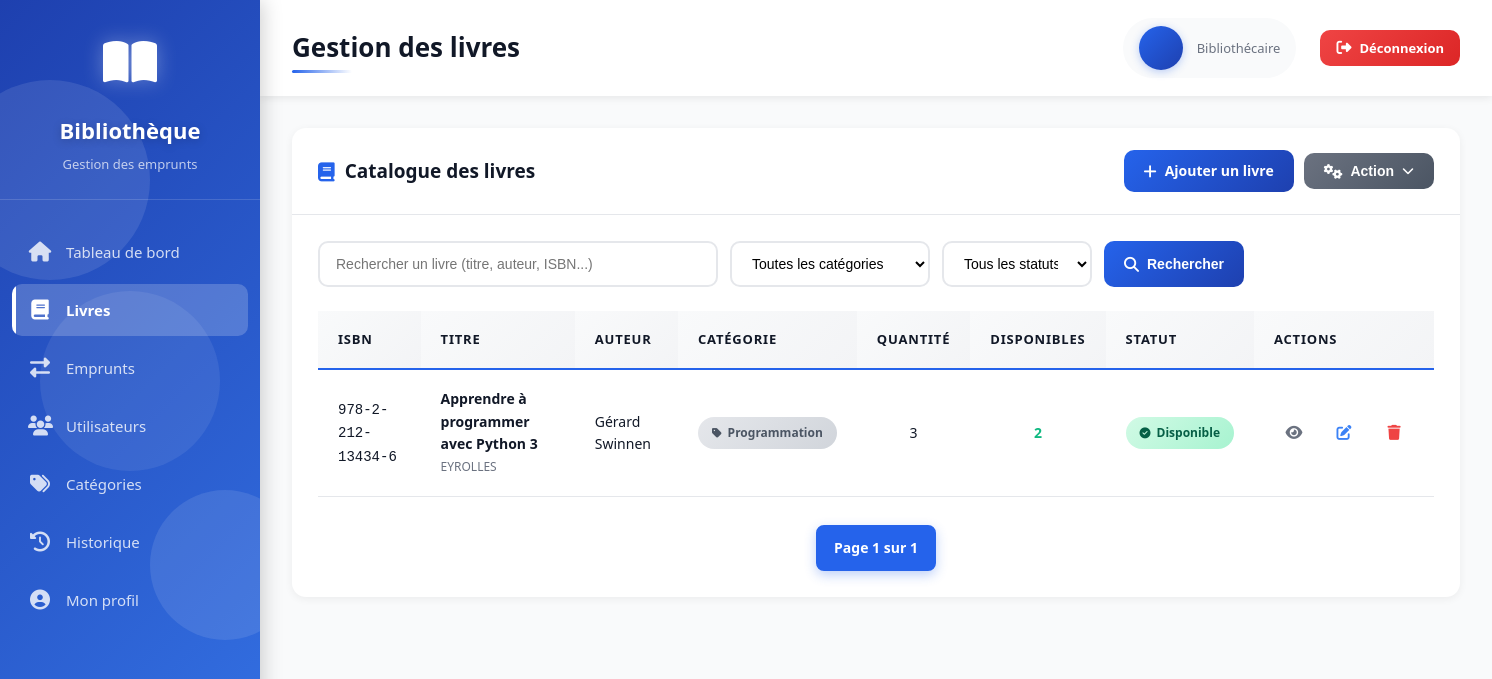
Page /books/ (signed in) on the earlier database version.
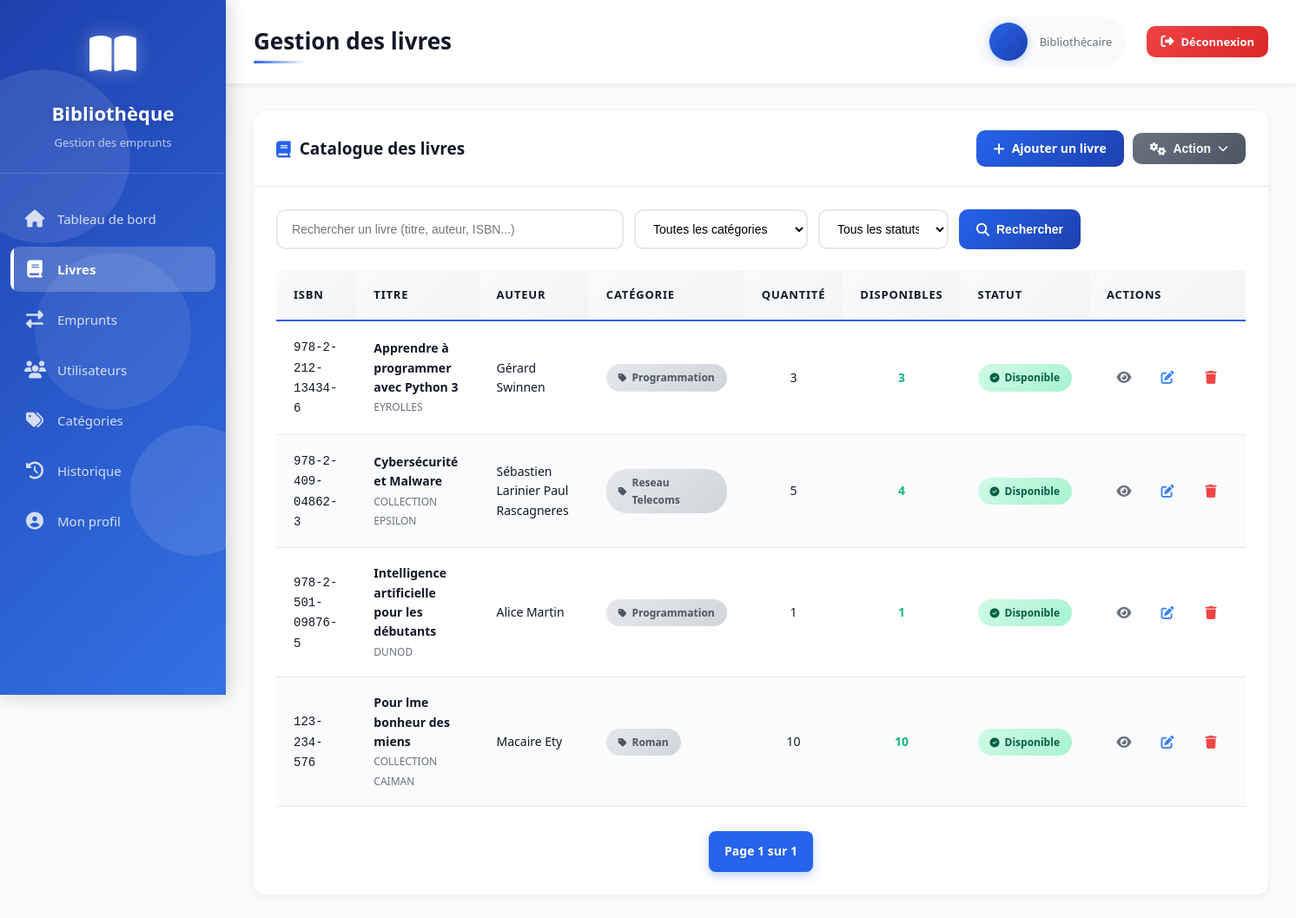
Same page on the later database version.
### books/models.py (models this page shows, shortened)
class Livre(models.Model):
    isbn = models.CharField(max_length=10, null=False)
    titre = models.CharField(max_length=100, null=False)
    langue = models.CharField(max_length=2, choices=LANGUAGES_CHOICES)
    quantite = models.SmallIntegerField(default=1)
    nbre_pages = models.SmallIntegerField()
    annee_publication = models.IntegerField(
        validators=[
            MinValueValidator(1400),          # éviter les années aberrantes
            MaxValueValidator(current_year)   # pas de date dans le futur
        ],
        null=True,
        blank=True
    )
    emplacement = models.CharField(max_length=200,null=True,blank=True)
    resume = models.TextField(null=True,blank=True)
    editeur = models.ForeignKey(Editeur,on_delete=models.CASCADE)
    auteur = models.ForeignKey(Auteur,on_delete=models.CASCADE)
    categorie = models.ForeignKey(Categorie,on_delete=models.CASCADE)
    def is_available(self):
        emprunts = Emprunter.objects.filter(
            livre=self,
            status="active"
        ).count()
        return (self.quantite - emprunts) > 0
    def available_quantity(self):
        emprunts = Emprunter.objects.filter(
            livre=self,
            status="active"
        ).count()
        return self.quantite - emprunts

class Editeur(models.Model):
    nom = models.CharField(max_length=200,null=False)

class Auteur(models.Model):
    nom_complet = models.CharField(max_length=150,null=False)
    dateNaiss = models.DateField(null=True, default=None)

class Categorie(models.Model):
    nom = models.CharField(max_length=40,null=False)
    description = models.TextField()
    icone = models.CharField(max_length=50, choices=ICONE_CHOICES)
    couleur = models.CharField(max_length=10, null=False)
    slug_url = models.SlugField(max_length=100, blank=True, unique=True)
    is_active = models.BooleanField(default=True)

### app/views.py (the view, shortened to what this page needs)
# urls.py: path('books/', views.books_list, name="books_list"),
@login_required(login_url='signin')
def books_list(request):
    categories_active = Categorie.objects.filter(is_active=True)
    livres = Livre.objects.all()
    search = request.GET.get("search", "")
    category_id = request.GET.get("category", "")
    status = request.GET.get("status", "")
    if category_id:
        livres = livres.filter(categorie_id=category_id)
    if status == "available":
        livres = livres.filter(quantite__gte=1)
    elif status == "borrowed":
        livres = livres.filter(quantite__lt=1)
    paginator = Paginator(livres, 10)
    page_number = request.GET.get("page")
    page_obj = paginator.get_page(page_number)
    return render(request, "books_list.html", {
        "books": page_obj,
        "categories": categories_active,
        "search_query": search,
        "selected_category": category_id,
        "selected_status": status,
        "page_obj": page_obj,
        "is_paginated": True,
    })

### templates/books_list.html (shortened to what this page needs)
{% extends 'base.html' %}
{% block page_title %}Gestion des livres{% endblock %}
{% block content %}
<div class="card">
    <div class="card-header">
        <h3><i class="fas fa-book"></i> Catalogue des livres</h3>
        <div style="display: flex; gap: 10px; align-items: center;">
            <a href="{% url 'books_form' %}" class="btn btn-primary">
                <i class="fas fa-plus"></i>
                Ajouter un livre
            </a>
             <div class="action-dropdown">
                <button class="btn btn-secondary action-toggle">
                    <i class="fas fa-cogs"></i> Action
                    <i class="fas fa-chevron-down caret"></i>
                </button>
            </div>
        </div>
    </div>
    <div class="card-body">
        <div class="search-bar">
            <form method="get" style="display: flex; gap: 12px; width: 100%; flex-wrap: wrap;">
                <input
                    type="text"
                    name="search"
                    class="search-input"
                    placeholder="Rechercher un livre (titre, auteur, ISBN...)"
                    value="{{ search_query }}"
                >
                <select name="category" style="width: 200px;">
                    <option value="">Toutes les catégories</option>
                </select>
                <select name="status" style="width: 150px;">
                    <option value="">Tous les statuts</option>
                </select>
                <button type="submit" class="btn btn-primary">
                    <i class="fas fa-search"></i> Rechercher
                </button>
            </form>
        </div>
        <div class="table-responsive">
            <table class="modern-table">
                <thead>
                    <tr>
                        <th>ISBN</th>
                        <th>Titre</th>
                        <th>Auteur</th>
                        <th>Catégorie</th>
                        <th>Quantité</th>
                        <th>Disponibles</th>
                        <th>Statut</th>
                        <th>Actions</th>
                    </tr>
                </thead>
                <tbody>
                    {% for book in books %}
                    <tr class="table-row-animate">
                        <td><code>{{ book.isbn }}</code></td>
                        <td>
                            <strong>{{ book.titre }}</strong><br>
                            <small class="text-muted">{{ book.editeur.nom }}</small>
                        </td>
                        <td>{{ book.auteur.nom_complet }}</td>
                        <td>
                            <span class="badge badge-secondary">
                                <i class="fas fa-tag"></i> {{ book.categorie.nom }}
                            </span>
                        </td>
                        <td class="text-center">{{ book.quantite }}</td>
                        <td class="text-center">
                            <strong style="color: {% if book.is_available %}#10b981{% else %}#ef4444{% endif %};">
                                {{ book.available_quantity }}
                            </strong>
                        </td>
                        <td>
                            {% if book.is_available %}
                            <span class="badge badge-success"><i class="fas fa-check-circle"></i> Disponible</span>
                            {% else %}
                            <span class="badge badge-danger"><i class="fas fa-times-circle"></i> Indisponible</span>
                            {% endif %}
                        </td>
                        <td>
                            <div class="action-buttons">
                                <a href="{% url 'books_edit' book.id %}" class="btn btn-sm btn-icon btn-view" title="Voir">
                                    <i class="fas fa-eye"></i>
                                </a>
                                <a href="{% url 'books_edit' book.id %}" class="btn btn-sm btn-icon btn-edit" title="Modifier">
                                    <i class="fas fa-edit"></i>
                                </a>
                                <a href="{% url 'books_delete' book.id %}"
                                class="btn btn-sm btn-icon btn-delete"
                                title="Supprimer"
                                onclick="return confirm('Êtes-vous sûr de vouloir supprimer ce livre ?');">
                                    <i class="fas fa-trash"></i>
                                </a>
                            </div>
                        </td>
                    </tr>
                    {% endfor %}
                </tbody>
            </table>
        </div>
        {% if is_paginated %}
        <div class="pagination">
            <span class="current">Page {{ page_obj.number }} sur {{ page_obj.paginator.num_pages }}</span>
        </div>
        {% endif %}
    </div>
</div>
{% endblock %}

### templates/base.html (shortened to what this page needs)
{% load static %}
<!DOCTYPE html>
<html lang="fr">
<head>
    <link rel="stylesheet" href="{% static 'css/style.css' %}">
    <link rel="stylesheet" href="https://cdnjs.cloudflare.com/ajax/libs/font-awesome/6.4.0/css/all.min.css">
</head>
<body>
    <div class="wrapper">
        <aside class="sidebar">
            <div class="sidebar-header">
                <div class="logo">
                    <i class="fas fa-book-open"></i>
                </div>
                <h2>Bibliothèque</h2>
                <p>Gestion des emprunts</p>
            </div>
            <ul class="sidebar-menu">
                <li>
                    <a href="{% url 'dashboard' %}" class="{% if request.resolver_match.url_name == 'dashboard' %}active{% endif %}">
                        <i class="fas fa-home"></i>
                        <span>Tableau de bord</span>
                    </a>
                </li>
                <li>
                    <a href="{% url 'books_list' %}" class="{% if 'books' in request.path %}active{% endif %}">
                        <i class="fas fa-book"></i>
                        <span>Livres</span>
                    </a>
                </li>
                <li>
                    <a href="{% url 'loans_list' %}" class="{% if 'loans' in request.path %}active{% endif %}">
                        <i class="fas fa-exchange-alt"></i>
                        <span>Emprunts</span>
                    </a>
                </li>
                <li>
                    <a href="{% url 'users_list' %}" class="{% if 'users' in request.path %}active{% endif %}">
                        <i class="fas fa-users"></i>
                        <span>Utilisateurs</span>
                    </a>
                </li>
                <li>
                    <a href="{% url 'categories_list' %}" class="{% if 'categories' in request.path %}active{% endif %}">
                        <i class="fas fa-tags"></i>
                        <span>Catégories</span>
                    </a>
                </li>
                <li>
                    <a href="{% url 'history' %}" class="{% if request.resolver_match.url_name == 'history' %}active{% endif %}">
                        <i class="fas fa-history"></i>
                        <span>Historique</span>
                    </a>
                </li>
                <li>
                    <a href="{% url 'profile' %}" class="{% if request.resolver_match.url_name == 'profile' %}active{% endif %}">
                        <i class="fas fa-user-circle"></i>
                        <span>Mon profil</span>
                    </a>
                </li>
            </ul>
        </aside>
        <div class="main-content">
            <header class="topbar">
                <div class="topbar-left">
                    <h1>{% block page_title %}Tableau de bord{% endblock %}</h1>
                </div>
                <div class="topbar-right">
                    <div class="user-info">
                        <div class="user-avatar">
                        </div>
                        <div class="user-details">
                            <span class="user-role">{{ user.role|default:"Bibliothécaire" }}</span>
                        </div>
                    </div>
                    <a href="{% url 'logout' %}" class="btn btn-danger btn-sm">
                        <i class="fas fa-sign-out-alt"></i>
                        Déconnexion
                    </a>
                </div>
            </header>
            <main class="content-area">
                {% block content %}{% endblock %}
            </main>
        </div>
    </div>
</body>
</html>

Differences in the rows shown:
computed for Livre "Apprendre à programmer avec Python 3": available_quantity "2" → "3"
added Livre: isbn "978-2-409-04862-3", titre "Cybersécurité et Malware", editeur.nom "COLLECTION EPSILON", auteur.nom_complet "Sébastien Larinier Paul Rascagneres", categorie.nom "Reseau Telecoms", quantite "5", available_quantity "4", shows "Disponible"
added Livre: isbn "978-2-501-09876-5", titre "Intelligence artificielle pour les débutants", editeur.nom "DUNOD", auteur.nom_complet "Alice Martin", categorie.nom "Programmation", quantite "1", available_quantity "1", shows "Disponible"
added Livre: isbn "123-234-576", titre "Pour lme bonheur des miens", editeur.nom "COLLECTION CAIMAN", auteur.nom_complet "Macaire Ety", categorie.nom "Roman", quantite "10", available_quantity "10", shows "Disponible"
